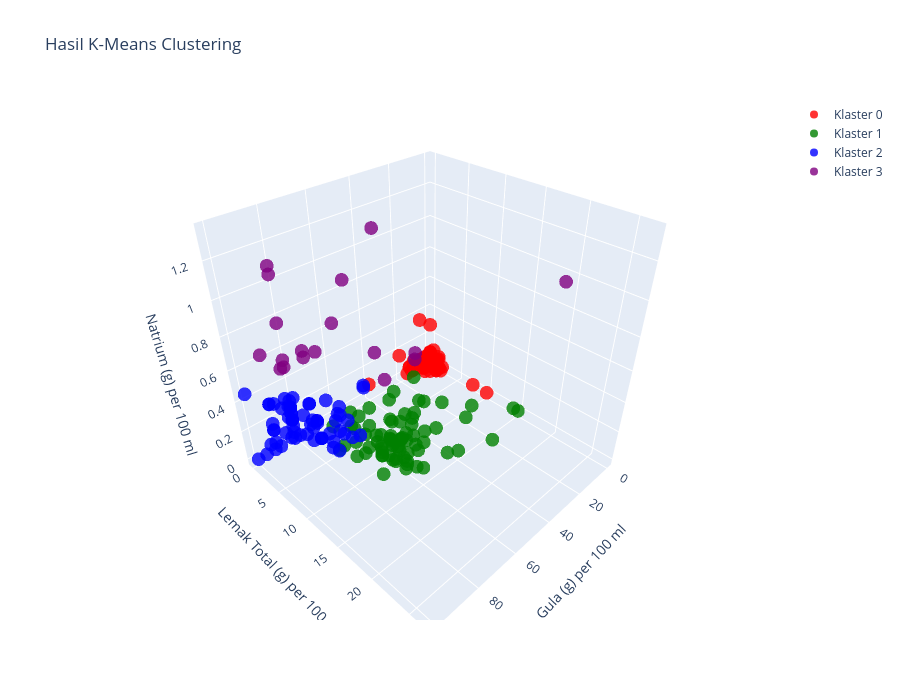

Here is the notebook cell this chart was saved with:
### Markdown cell above
## 2. K-Means Clustering

### Code cell
from sklearn.cluster import KMeans
from yellowbrick.cluster import KElbowVisualizer

# K-Means Elbow Method
sse = []
K_range = range(1, 10)
for k in K_range:
    kmeans_model = KMeans(n_clusters=k, random_state=42, n_init=10)
    kmeans_model.fit(data_scaled)
    sse.append(kmeans_model.inertia_)

plt.figure(figsize=(10, 6))
plt.plot(K_range, sse, 'bx-')
plt.xlabel('Nilai K')
plt.ylabel('SSE')
plt.title('K-Means Elbow Method')
plt.show()

# Silhouette Score
model = KMeans(random_state=42, n_init=10)
visualizer = KElbowVisualizer(model, k=(2,10), metric='silhouette', timings=False, title='K-Means Silhouette Score')
visualizer.fit(data_scaled)
visualizer.poof()

# Eksekusi K-Means dengan k=4
optimal_k = 4
kmeans_model = KMeans(n_clusters=optimal_k, random_state=42, n_init=10)
df_final['Klaster'] = kmeans_model.fit_predict(data_scaled)

# Visualisasi 3D Scatter Plot Matplotlib
fig = plt.figure(figsize=(15, 12))
ax = fig.add_subplot(111, projection='3d')
cluster_labels = df_final['Klaster'].unique()
colors = ['red', 'green', 'blue', 'purple', 'orange']

for i in cluster_labels:
    ax.scatter(df_final.loc[df_final['Klaster'] == i, 'Gula (g) per 100 ml'],
               df_final.loc[df_final['Klaster'] == i, 'Lemak Total (g) per 100 ml'],
               df_final.loc[df_final['Klaster'] == i, 'Natrium (g) per 100 ml'],
               label=f'Klaster {i}', color=colors[i], s=100)
ax.set_xlabel('Gula (g) per 100 ml')
ax.set_ylabel('Lemak Total (g) per 100 ml')
ax.set_zlabel('Natrium (g) per 100 ml')
ax.set_title('Hasil K-Means Clustering')
ax.legend()
plt.show()

# Visualisasi 3D Scatter Plot Plotly
import plotly.graph_objects as go
fig = go.Figure()
for i in cluster_labels:
    cluster_data = df_final[df_final['Klaster'] == i]
    fig.add_trace(go.Scatter3d(
        x=cluster_data['Gula (g) per 100 ml'],
        y=cluster_data['Lemak Total (g) per 100 ml'],
        z=cluster_data['Natrium (g) per 100 ml'],
        mode='markers',
        marker=dict(size=8, color=colors[i], opacity=0.8),
        name=f'Klaster {i}'
    ))
fig.update_layout(
    title='Hasil K-Means Clustering',
    scene=dict(xaxis_title='Gula (g) per 100 ml', yaxis_title='Lemak Total (g) per 100 ml', zaxis_title='Natrium (g) per 100 ml'),
    width=900, height=700
)
fig.show()

### Figure 1 — Plotly figure (JSON) as saved in the notebook; plotly's stock layout.template omitted (floating-point values rounded to 4 significant figures; data arrays with more than 128 entries replaced by an {"elided": "..."} marker saying what was removed)
{"data": [{"marker": {"color": "red", "opacity": 0.8, "size": 8}, "mode": "markers", "name": "Klaster 0", "type": "scatter3d", "x": {"elided": "190 float values"}, "y": {"elided": "190 float values"}, "z": {"elided": "190 float values"}}, {"marker": {"color": "green", "opacity": 0.8, "size": 8}, "mode": "markers", "name": "Klaster 1", "type": "scatter3d", "x": [60.0, 60.0, 52.0, 60.0, 56.0, 63.64, 62.96, 50.0, 58.06, 57.14, 70.37, 72.0, 60.0, 55.0, 63.16, 66.67, 63.33, 70.0, 65.0, 60.0, 60.0, 62.96, 62.96, 44.0, 65.0, 65.0, 60.0, 65.0, 65.0, 50.0, 52.94, 50.0, 50.0, 59.57, 78.26, 73.91, 69.57, 73.91, 69.57, 68.0, 80.0, 48.0, 60.0, 61.11, 56.0, 65.0, 58.06, 32.0, 53.33, 40.0, 60.0, 46.67, 60.0, 59.32, 72.0, 59.26, 59.26, 52.0, 25.0, 60.0, 70.0, 56.67, 63.33, 59.09, 63.64, 60.0, 50.0, 57.14, 53.33, 60.0, 60.0, 64.0, 0.0, 0.0], "y": [7.5, 12.0, 12.0, 10.0, 14.0, 11.36, 7.407, 15.91, 11.29, 8.929, 7.407, 8.0, 12.5, 12.5, 10.53, 14.29, 6.667, 6.667, 10.0, 12.5, 12.5, 11.11, 9.259, 16.0, 10.0, 12.5, 12.5, 10.0, 10.0, 11.67, 11.76, 10.94, 12.5, 10.64, 6.522, 6.522, 10.87, 10.87, 8.696, 6.0, 8.0, 10.0, 10.0, 11.11, 10.0, 10.0, 9.677, 18.0, 13.33, 16.67, 13.33, 13.33, 10.0, 6.356, 8.0, 11.11, 14.81, 10.0, 12.5, 14.0, 11.67, 11.67, 11.67, 11.36, 11.36, 10.0, 15.0, 10.71, 11.67, 11.67, 10.0, 6.0, 15.0, 14.29], "z": [0.075, 0.06, 0.04, 0.4, 0.2, 0.1591, 0.1667, 0.1364, 0.1613, 0.07143, 0.1111, 0.24, 0.025, 0.125, 0.05263, 0.119, 0.08333, 0.2, 0.2, 0.25, 0.2, 0.03704, 0.07407, 0.1, 0.075, 0.2, 0.05, 0.05, 0.1, 0.3667, 0.3088, 0.5, 0.1786, 0.4681, 0.2609, 0.08696, 0.2174, 0.2174, 0.06522, 0.26, 0.16, 0.18, 0.125, 0.02778, 0.04, 0.05, 0.2258, 0.14, 0.4333, 0.4, 0.3333, 0.2, 0.12, 0.2331, 0.04, 0.07407, 0.07407, 0.24, 0.075, 0.06, 0.01667, 0.05, 0.05, 0.1591, 0.1818, 0.2667, 0.45, 0.25, 0.15, 0.1833, 0.15, 0.2, 0.0, 0.0]}, {"marker": {"color": "blue", "opacity": 0.8, "size": 8}, "mode": "markers", "name": "Klaster 2", "type": "scatter3d", "x": [81.82, 81.82, 96.0, 79.17, 90.91, 90.91, 90.91, 81.82, 90.91, 81.82, 73.91, 72.22, 73.91, 72.0, 72.22, 69.57, 83.33, 91.67, 88.89, 88.46, 88.89, 81.82, 90.91, 81.82, 81.82, 72.73, 74.07, 85.71, 100.0, 64.29, 81.82, 100.0, 85.71, 72.73, 81.82, 76.36, 68.0, 68.0, 65.22, 82.61, 68.0, 73.91, 60.0, 73.33, 75.0, 81.82, 80.0, 93.33, 83.72, 83.33, 90.91, 82.61, 81.82, 81.82, 70.83, 69.57, 64.0, 43.33, 43.33, 70.0, 70.0, 70.0, 73.91], "y": [0.0, 0.0, 0.0, 0.0, 0.0, 0.0, 0.0, 0.0, 0.0, 0.0, 2.174, 0.0, 4.348, 6.0, 0.0, 2.174, 0.0, 0.0, 0.0, 5.769, 0.0, 0.0, 0.0, 0.0, 0.0, 0.0, 5.556, 0.0, 0.0, 0.0, 0.0, 0.0, 0.0, 0.0, 0.0, 0.0, 4.0, 6.0, 4.348, 4.348, 4.0, 2.174, 0.4, 0.0, 5.0, 0.0, 0.0, 0.0, 0.0, 0.0, 0.0, 0.0, 0.0, 0.0, 4.167, 4.348, 6.0, 0.0, 0.0, 0.0, 0.0, 0.0, 2.174], "z": [0.2273, 0.2727, 0.0, 0.0, 0.1364, 0.3182, 0.1364, 0.04545, 0.04545, 0.09091, 0.0, 0.05556, 0.0, 0.14, 0.0, 0.0, 0.1667, 0.0, 0.3056, 0.2692, 0.0, 0.1364, 0.1818, 0.1818, 0.2273, 0.1818, 0.01852, 0.25, 0.0, 0.1429, 0.1364, 0.4545, 0.07143, 0.1818, 0.1364, 0.1273, 0.18, 0.08, 0.1304, 0.1304, 0.24, 0.0, 0.02, 0.03333, 0.075, 0.0, 0.28, 0.05, 0.3023, 0.01667, 0.3182, 0.2391, 0.2273, 0.1818, 0.1667, 0.08696, 0.06, 0.08333, 0.1, 0.03333, 0.01667, 0.03333, 0.0]}, {"marker": {"color": "purple", "opacity": 0.8, "size": 8}, "mode": "markers", "name": "Klaster 3", "type": "scatter3d", "x": [68.0, 81.82, 72.73, 90.91, 81.82, 66.67, 45.71, 43.75, 81.82, 33.33, 83.33, 73.91, 46.67, 80.0, 57.14, 81.82, 50.0, 81.82], "y": [12.0, 0.0, 0.0, 0.0, 0.0, 0.0, 10.0, 9.375, 0.0, 0.0, 0.0, 6.522, 26.67, 3.333, 7.143, 0.0, 0.0, 0.0], "z": [0.64, 0.5455, 0.5455, 0.6364, 1.045, 0.5, 0.6, 0.5312, 1.091, 1.083, 0.5, 0.8696, 1.333, 0.6333, 0.6071, 0.5, 0.8571, 0.7727]}], "layout": {"height": 700, "scene": {"xaxis": {"title": {"text": "Gula (g) per 100 ml"}}, "yaxis": {"title": {"text": "Lemak Total (g) per 100 ml"}}, "zaxis": {"title": {"text": "Natrium (g) per 100 ml"}}}, "title": {"text": "Hasil K-Means Clustering"}, "width": 900}}
